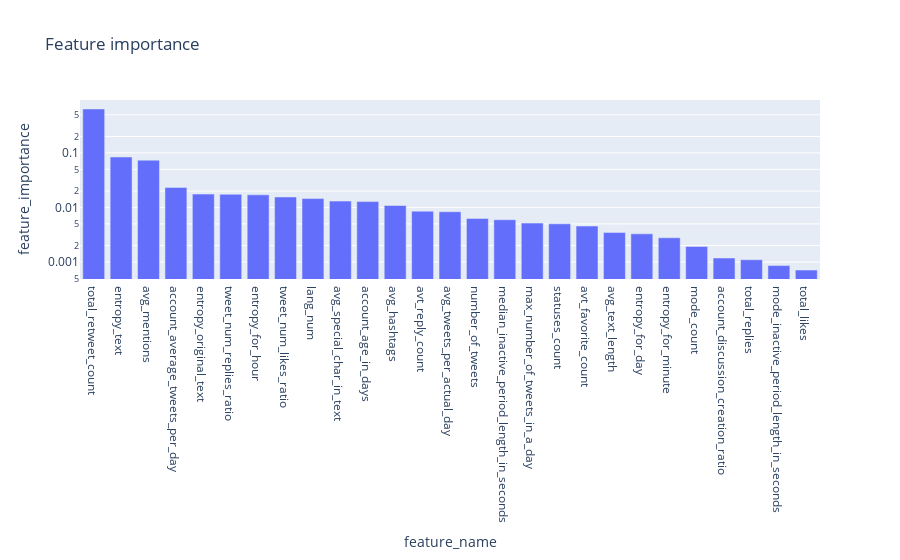

This figure's notebook cell:
### Markdown cell above
### Feature Selection / Dimensionality reduction

Now that our data is standardized, we can take a look at what features provide the most information to our desicionmaking process.

### Code cell
useless_features = plot_feature_importance(df, label, max_tree_depth=10)

### Figure 1 — Plotly figure (JSON) as saved in the notebook; plotly's stock layout.template omitted (floating-point values rounded to 4 significant figures)
{"data": [{"alignmentgroup": "True", "hovertemplate": "feature_name=%{x}<br>feature_importance=%{y}<extra></extra>", "legendgroup": "", "marker": {"color": "#636efa", "pattern": {"shape": ""}}, "name": "", "offsetgroup": "", "orientation": "v", "showlegend": false, "textposition": "auto", "type": "bar", "x": ["total_retweet_count", "entropy_text", "avg_mentions", "account_average_tweets_per_day", "entropy_original_text", "tweet_num_replies_ratio", "entropy_for_hour", "tweet_num_likes_ratio", "lang_num", "avg_special_char_in_text", "account_age_in_days", "avg_hashtags", "avt_reply_count", "avg_tweets_per_actual_day", "number_of_tweets", "median_inactive_period_length_in_seconds", "max_number_of_tweets_in_a_day", "statuses_count", "avt_favorite_count", "avg_text_length", "entropy_for_day", "entropy_for_minute", "mode_count", "account_discussion_creation_ratio", "total_replies", "mode_inactive_period_length_in_seconds", "total_likes"], "xaxis": "x", "y": [0.6405, 0.08428, 0.07373, 0.02332, 0.0176, 0.01746, 0.01703, 0.01558, 0.01455, 0.01309, 0.01282, 0.01087, 0.00855, 0.008351, 0.006297, 0.005962, 0.005164, 0.005011, 0.004558, 0.003484, 0.003283, 0.002783, 0.001933, 0.001183, 0.001101, 0.0008596, 0.0007117], "yaxis": "y"}], "layout": {"barmode": "relative", "legend": {"tracegroupgap": 0}, "title": {"text": "Feature importance"}, "xaxis": {"anchor": "y", "domain": [0, 1], "title": {"text": "feature_name"}}, "yaxis": {"anchor": "x", "domain": [0, 1], "title": {"text": "feature_importance"}, "type": "log"}}}
